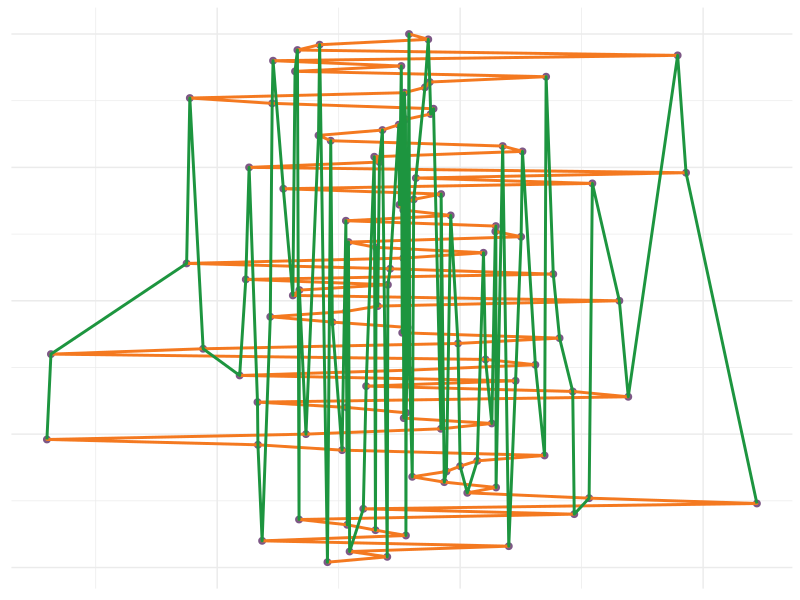

Source code (R):
## ---- chunk 1
knitr::opts_chunk$set(cache = TRUE)
## ---- chunk 2
library(ggplot2)
library(ggthemes)
N <- 100  # 
height <- rnorm(N, mean=67, sd=5)
data <- data.frame(x = 1:N, height)
ggplot(data, aes(x=height, y=x)) + geom_point(color = "#7d5886", size = 2)+
  geom_path(color = "#f47920", size = 1) + 
  geom_line(color = "#1d953f", size = 1) +
  #ggtitle(label = "geom_line() vs. geom_path()") +
  #theme_wsj() +
  #theme(plot.title = element_text(size = 15)) +
  theme_bw() +
  theme(panel.background = element_blank(),
        #panel.grid = element_line(colour = "#CCCCCC"),
        axis.title = element_blank(),
        axis.text = element_blank(),
        axis.ticks = element_blank(),
        axis.line = element_blank(),
        panel.border = element_blank())
